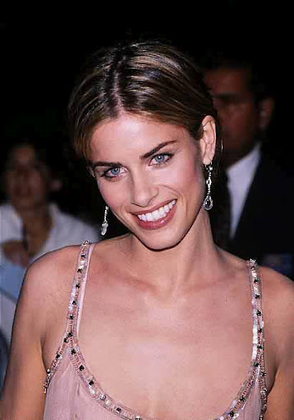
%> input picture Hack-The-North-2015/Others/complete/7.png, 294 x 420 px, shrunk from 358 x 512 before the run
$ octave completeFacialFeatures.m   (GNU Octave 9; MATLAB toolbox functions it lacks are replaced by stand-ins)
%> lines starting %> are read from the running program, lines starting %| are printed output that depends on the picture
clear all;
close all;
k=imread('7.png'); %image to be read
%> k is the input picture: size 420x294x3 uint8; mean R, G, B 105.7, 77.6, 76.8
I=k(:,:,1);
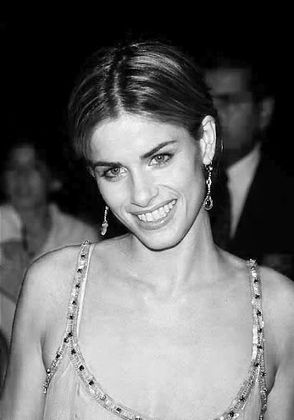
%> I: size 420x294 uint8; min 0, max 255, mean 105.7
faceDetect = vision.CascadeObjectDetector();
bbox=step(faceDetect,I);
%> bbox = [79 122 116 116]
face=imcrop(I,bbox);
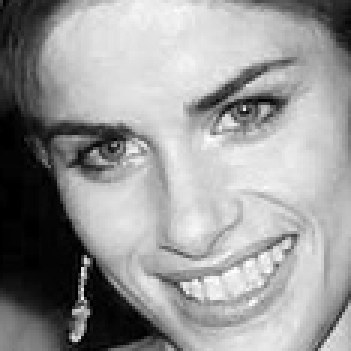
%> face: size 117x117 uint8 (shown 3 times larger); min 0, max 255, mean 152.5
centerx=size(face,1)/2+bbox(1);
%> centerx = 137.5
centery=size(face,2)/2+bbox(2);
%> centery = 180.5
eyeDetect = vision.CascadeObjectDetector('RightEye');
%> (the run ends here)

$ run again, with Hack-The-North-2015/Others/complete/2.png copied over Hack-The-North-2015/Others/complete/7.png
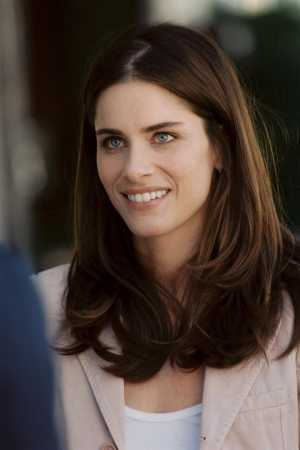
%> input picture Hack-The-North-2015/Others/complete/2.png, 300 x 450 px
%> k is the input picture: size 450x300x3 uint8; mean R, G, B 79.8, 66.1, 59.2
%> `I=k(:,:,1);`:
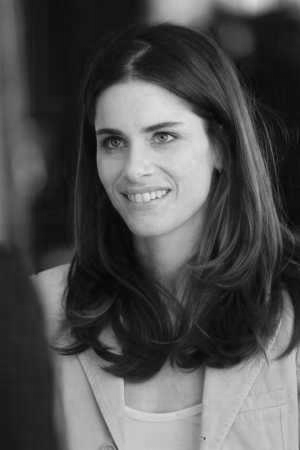
%> I: size 450x300 uint8; min 4, max 230, mean 79.8
%> bbox = [73 87 139 139]
%> `face=imcrop(I,bbox);`:
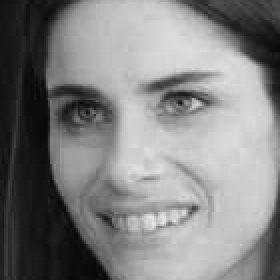
%> face: size 140x140 uint8 (shown 2 times larger); min 8, max 230, mean 129.8
%> centerx = 143
%> centery = 157

$ run again, with Hack-The-North-2015/Others/complete/3.png copied over Hack-The-North-2015/Others/complete/7.png
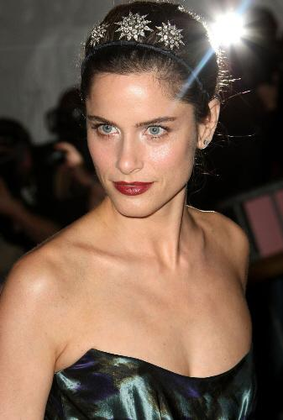
%> input picture Hack-The-North-2015/Others/complete/3.png, 283 x 420 px, shrunk from 337 x 500 before the run
%> k is the input picture: size 420x283x3 uint8; mean R, G, B 115.2, 92, 76.6
%> `I=k(:,:,1);`:
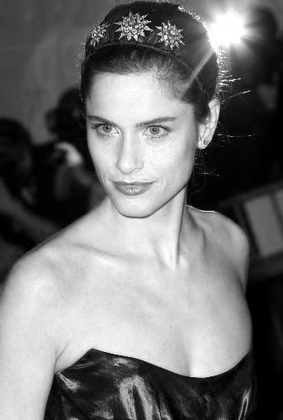
%> I: size 420x283 uint8; min 0, max 255, mean 115.2
%> bbox = [69 85 126 126]
%> `face=imcrop(I,bbox);`:
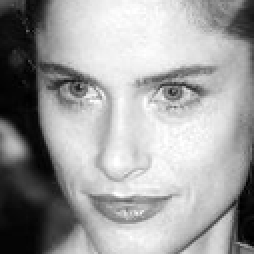
%> face: size 127x127 uint8 (shown 2 times larger); min 0, max 255, mean 159
%> centerx = 132.5
%> centery = 148.5
